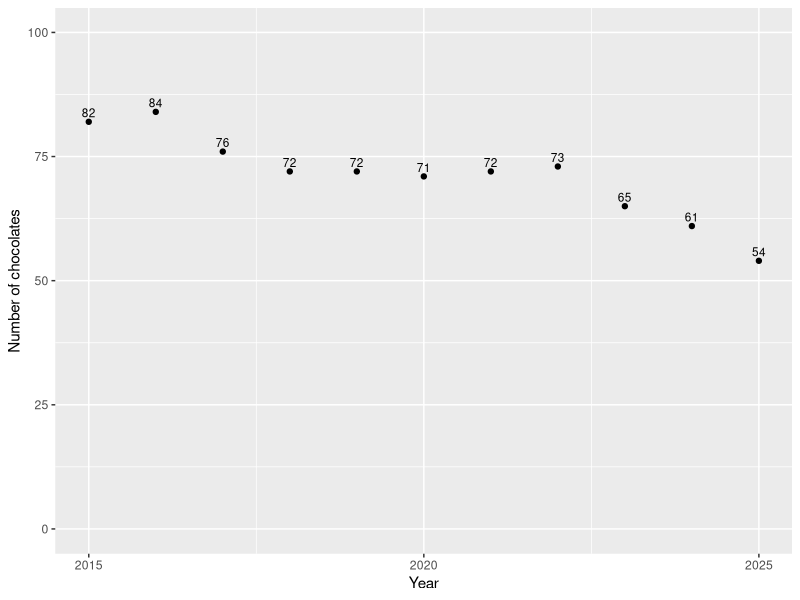
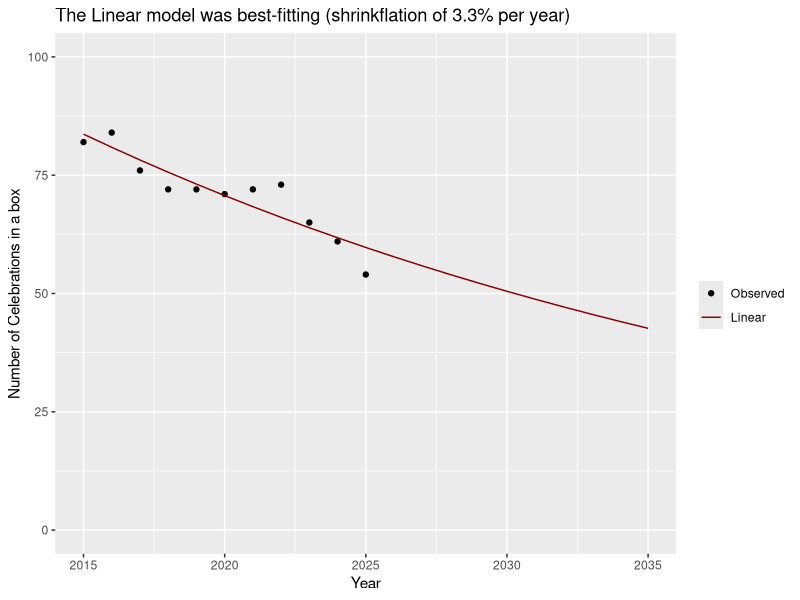
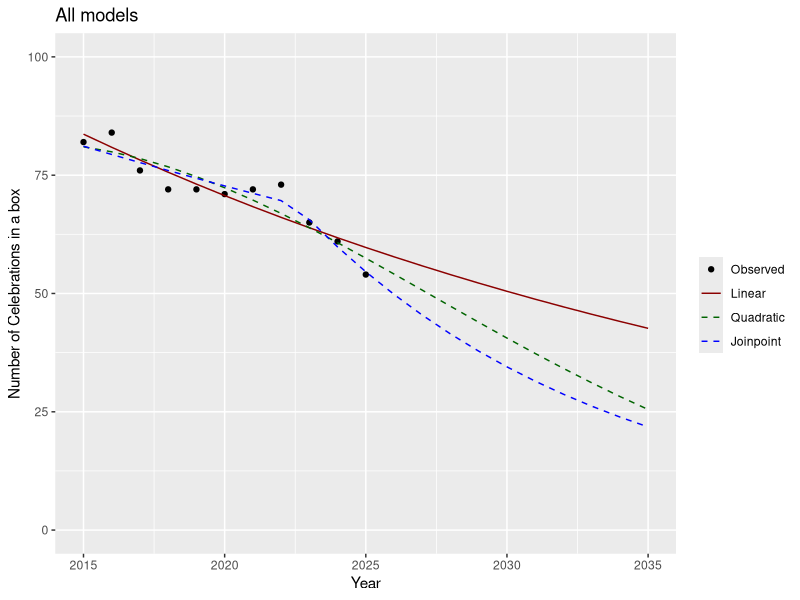

These charts were generated, in order, by the following R code:
## ---- chunk 1
# Use essential data analysis/graphics packages
library(dplyr)
library(ggplot2)

# Data provided by Chris Salmon
ds <- tibble(
    years = 2015:2025,
    chocs = c(82,84,76,72,72,71,72,73,65,61,54)
  )

# Plot of observed number of chocolates vs time
ggplot(ds, aes(x=years, y=chocs)) +
  geom_point() +
  geom_text(aes(label = chocs), vjust = -0.5, size = 3) +
  scale_x_continuous(breaks = c(2015, 2020, 2025), name = "Year") +
  scale_y_continuous(limits = c(0, 100), name = "Number of chocolates")
## ---- chunk 2
# Null model
mod_null <- glm(chocs~1, family=poisson, data=ds)
## ---- chunk 3
# Centre the years variable around 2020
ds$cyears1 <- ds$years - 2020

# Fit Poisson model
mod_year1 <- glm(chocs ~ cyears1, family=poisson, data=ds)

# P-value for improvement in model fit
anova_1_null <- anova(mod_year1, mod_null)
p_1_null <- anova_1_null$`Pr(>Chi)`[2]

# Best and worst years
best_year1 <- which.max(mod_year1$residuals)[1]+2014
worst_year1 <- which.min(mod_year1$residuals)[1]+2014
## ---- chunk 4
# Quadratic centered year term
ds$cyears2 <- ds$cyears1^2

# Fit Poisson model
mod_year2 <- glm(chocs ~ cyears1 + cyears2, family=poisson, data=ds)

# P-value for improvement in model fit
anova_2_1 <- anova(mod_year2, mod_year1)
p_2_1 <- anova_2_1$`Pr(>Chi)`[2]

# Best and worst years
best_year2 <- which.max(mod_year2$residuals)[1]+2014
worst_year2 <- which.max(mod_year2$residuals)[1]+2014
## ---- chunk 5
library(segmented)

# Fit segmented Poisson regression on time
# psi is an initial guess for the joinpoint (e.g., median time)
mod_seg <- segmented(mod_year1,
                     seg.Z = ~ cyears1,
                     psi   = median(ds$cyears1))

# P-value for improvement in model fit
anova_seg_1 <- anova(mod_seg, mod_year1)
p_seg_1 <- anova_seg_1$`Pr(>Chi)`[2]
## ---- chunk 6
# Pull predictions into a dataset
pred <- tibble(
    years = 2015:2035,
    act = c(ds$chocs, rep(NA, 10))
  ) |>
  mutate(
    # Time covariates
    cyears1 = years - 2020,
    cyears2 = cyears1 ^ 2,
    jyears1 = pmax(0, cyears1 - mod_seg$psi[2]),
    # Model predictions
    null = exp(coef(mod_null)),
    const = exp(coef(mod_year1)[1] + cyears1 * coef(mod_year1)[2]),
    accel = exp(coef(mod_year2)[1] + cyears1 * coef(mod_year2)[2] + cyears2 * coef(mod_year2)[3]),
    seg = exp(coef(mod_seg)[1] + cyears1 * coef(mod_seg)[2] + jyears1 * coef(mod_seg)[3])
  )

# Color scale
colors <- c("Observed" = "black", "Linear" = "darkred", "Quadratic" = "darkgreen", "Joinpoint" = "blue")
ncolors <- names(colors)

# Graphic with just linear model
ggplot(pred, aes(x=years)) +
  geom_point(aes(y=act, color=ncolors[1])) +
  geom_line(aes(y=const, color=ncolors[2]), linetype="solid") +
  labs(
    title = "The Linear model was best-fitting (shrinkflation of 3.3% per year)",
    color = "Legend"
  ) +
  scale_color_manual(name = "", values = colors, breaks = ncolors) +
  scale_x_continuous(limits = c(2015, 2035), name = "Year") +
  scale_y_continuous(limits = c(0, 100), name = "Number of Celebrations in a box")
## ---- chunk 7
ggplot(pred, aes(x=years)) +
  geom_point(aes(y=act, color=ncolors[1])) +
  geom_line(aes(y=const, color=ncolors[2]), linetype="solid") +
  geom_line(aes(y=accel, color=ncolors[3]), linetype="dashed") +
  geom_line(aes(y=seg, color=ncolors[4]), linetype="dashed") +
  labs(
    title = "All models",
    color = "Legend"
  ) +
  scale_color_manual(name = "", values = colors, breaks = ncolors) +
  scale_x_continuous(limits = c(2015, 2035), name = "Year") +
  scale_y_continuous(limits = c(0, 100), name = "Number of Celebrations in a box")
